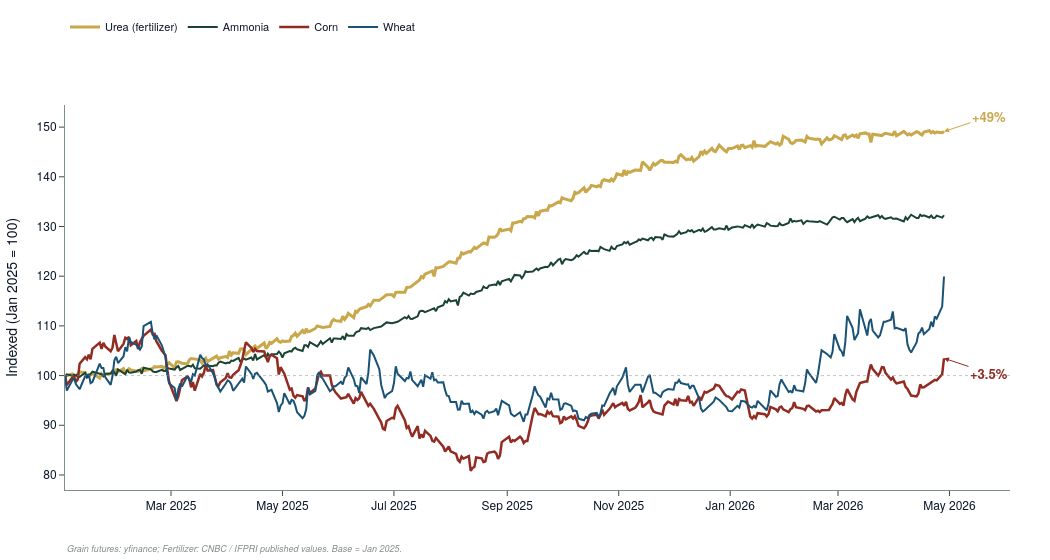

This figure's notebook cell:
### Markdown cell above
## Cell 4 — Hero 1: Fertilizer vs Grain Divergence (Slide 2)
**Chart:** Urea/Ammonia/DAP vs Corn/Wheat indexed to Jan 2025 = 100
**Title:** "FERTILIZER IS UP 49%. CORN IS UP 0.5%."

### Code cell
def build_hero1():
    # ── Grain: real data first, synthetic fallback ─────────────────────────────
    try:
        raw = yf.download(["ZC=F", "ZS=F", "ZW=F"], start="2024-12-15",
                          auto_adjust=True, progress=False)
        grain = (raw["Close"] if isinstance(raw.columns, pd.MultiIndex) else raw).copy()
        grain.columns = [c.replace("=F","") for c in grain.columns]
        grain = grain.rename(columns={"ZC": "Corn", "ZS": "Soy", "ZW": "Wheat"})
        base_date = grain.loc["2025-01-01":].first_valid_index()
        grain_norm = (grain / grain.loc[base_date]) * 100
        grain_norm = grain_norm.loc[base_date:].dropna()
        src_note = "yfinance"
    except Exception as exc:
        print(f"Grain download failed ({exc}) — synthetic fallback")
        dates = pd.date_range("2025-01-03", periods=330, freq="B")
        rng = np.random.default_rng(42)
        grain_norm = pd.DataFrame({
            "Corn":  100 + np.cumsum(rng.normal(0.002, 0.30, 330)),
            "Soy":   100 + np.cumsum(rng.normal(0.010, 0.35, 330)),
            "Wheat": 100 + np.cumsum(rng.normal(0.015, 0.40, 330)),
        }, index=dates)
        src_note = "synthetic"

    # ── Fertilizer: smooth S-curve ramp from published % changes ──────────────
    dates = grain_norm.index
    t = np.linspace(0, 1, len(dates))
    ramp = 1 / (1 + np.exp(-8 * (t - 0.45)))
    ramp = (ramp - ramp.min()) / (ramp.max() - ramp.min())
    rng2 = np.random.default_rng(0)
    fert = pd.DataFrame({
        "Urea":    100 + 49 * ramp + rng2.normal(0, 0.4, len(dates)),
        "Ammonia": 100 + 32 * ramp + rng2.normal(0, 0.35, len(dates)),
        "DAP":     100 + 21 * ramp + rng2.normal(0, 0.30, len(dates)),
    }, index=dates)

    # ── Chart ──────────────────────────────────────────────────────────────────
    fig = go.Figure()
    fig.add_trace(go.Scatter(x=dates, y=fert["Urea"],    name="Urea (fertilizer)",
                             line=dict(color=GOLD,    width=3)))
    fig.add_trace(go.Scatter(x=dates, y=fert["Ammonia"], name="Ammonia",
                             line=dict(color=FOREST,  width=2)))
    fig.add_trace(go.Scatter(x=dates, y=grain_norm["Corn"],  name="Corn",
                             line=dict(color=CRIMSON, width=2.5)))
    fig.add_trace(go.Scatter(x=dates, y=grain_norm["Wheat"], name="Wheat",
                             line=dict(color=OCEAN,   width=2)))
    fig.add_hline(y=100, line_dash="dot", line_color=GREY, line_width=1, opacity=0.5)

    urea_now = fert["Urea"].iloc[-1]
    corn_now = grain_norm["Corn"].iloc[-1]
    fig.add_annotation(x=dates[-1], y=urea_now, text="<b>+49%</b>",
        showarrow=True, arrowhead=2, arrowcolor=GOLD,
        font=dict(color=GOLD, size=13), ax=45, ay=-15)
    fig.add_annotation(x=dates[-1], y=corn_now,
        text=f"<b>+{corn_now-100:.1f}%</b>",
        showarrow=True, arrowhead=2, arrowcolor=CRIMSON,
        font=dict(color=CRIMSON, size=13), ax=45, ay=15)

    fig = apply_layout(fig,
        title="FERTILIZER IS UP 49%. CORN IS UP 0.5%.",
        subtitle="Cascade 1: fertilizer cost spike not yet reflected in grain prices — gap closes in 6-12 weeks.",
        source=f"Grain futures: {src_note}; Fertilizer: CNBC / IFPRI published values. Base = Jan 2025.")
    fig.update_layout(
        yaxis_title="Indexed (Jan 2025 = 100)",
        legend=dict(orientation="h", x=0.0, y=1.24),
    )
    export_chart(fig, "hero_1_divergence")
    return fig

fig_hero1 = build_hero1()
fig_hero1.show()

### Figure 1 — Plotly figure (JSON) as saved in the notebook; plotly's stock layout.template omitted (floating-point values rounded to 4 significant figures; data arrays with more than 128 entries replaced by an {"elided": "..."} marker saying what was removed)
{"data": [{"line": {"color": "#C9A84C", "width": 3}, "name": "Urea (fertilizer)", "type": "scatter", "x": {"elided": "331 str values"}, "y": {"elided": "331 float values"}}, {"line": {"color": "#1B4332", "width": 2}, "name": "Ammonia", "type": "scatter", "x": {"elided": "331 str values"}, "y": {"elided": "331 float values"}}, {"line": {"color": "#922B21", "width": 2.5}, "name": "Corn", "type": "scatter", "x": {"elided": "331 str values"}, "y": {"elided": "331 float values"}}, {"line": {"color": "#1A5276", "width": 2}, "name": "Wheat", "type": "scatter", "x": {"elided": "331 str values"}, "y": {"elided": "331 float values"}}], "layout": {"annotations": [{"arrowcolor": "#C9A84C", "arrowhead": 2, "ax": 45, "ay": -15, "font": {"color": "#C9A84C", "size": 13}, "showarrow": true, "text": "<b>+49%</b>", "x": "2026-04-28T00:00:00", "y": 149.1}, {"arrowcolor": "#922B21", "arrowhead": 2, "ax": 45, "ay": 15, "font": {"color": "#922B21", "size": 13}, "showarrow": true, "text": "<b>+3.5%</b>", "x": "2026-04-28T00:00:00", "y": 103.5}, {"font": {"color": "#7F8C8D", "family": "Helvetica Neue, Arial, sans-serif", "size": 9}, "showarrow": false, "text": "<i>Grain futures: yfinance; Fertilizer: CNBC / IFPRI published values. Base = Jan 2025.</i>", "x": 0.0, "xanchor": "left", "xref": "paper", "y": -0.13, "yanchor": "top", "yref": "paper"}], "font": {"color": "#0A1628", "family": "Helvetica Neue, Arial, sans-serif"}, "height": 560, "legend": {"bgcolor": "rgba(0,0,0,0)", "bordercolor": "rgba(0,0,0,0)", "font": {"color": "#0A1628", "size": 11}, "orientation": "h", "x": 0.0, "y": 1.24}, "margin": {"b": 70, "l": 60, "r": 40, "t": 100}, "paper_bgcolor": "white", "plot_bgcolor": "white", "shapes": [{"line": {"color": "#7F8C8D", "dash": "dot", "width": 1}, "opacity": 0.5, "type": "line", "x0": 0, "x1": 1, "xref": "x domain", "y0": 100, "y1": 100, "yref": "y"}], "width": 1050, "xaxis": {"linecolor": "#7F8C8D", "linewidth": 1, "showgrid": false, "ticks": "outside"}, "yaxis": {"linecolor": "#7F8C8D", "linewidth": 1, "showgrid": false, "ticks": "outside", "title": {"text": "Indexed (Jan 2025 = 100)"}}}}
